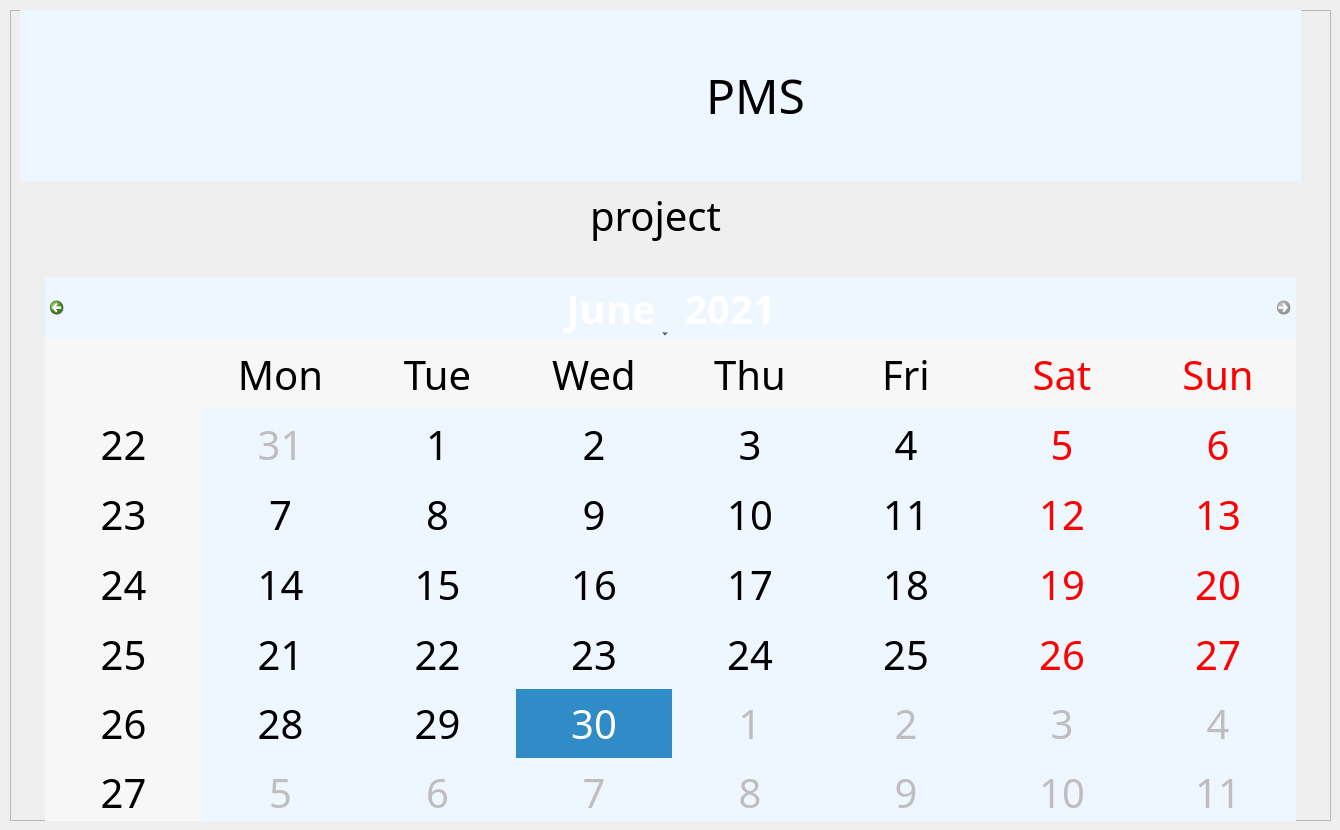
    <widget class="QWidget" name="cal">
     <widget class="QFrame" name="frame_5">
      <property name="geometry">
       <rect>
        <x>10</x>
        <y>10</y>
        <width>1321</width>
        <height>811</height>
       </rect>
      </property>
      <property name="frameShape">
       <enum>QFrame::StyledPanel</enum>
      </property>
      <property name="frameShadow">
       <enum>QFrame::Raised</enum>
      </property>
      <widget class="QLabel" name="projects">
       <property name="geometry">
        <rect>
         <x>10</x>
         <y>170</y>
         <width>1271</width>
         <height>71</height>
        </rect>
       </property>
       <property name="sizePolicy">
        <sizepolicy hsizetype="Expanding" vsizetype="Minimum">
         <horstretch>0</horstretch>
         <verstretch>0</verstretch>
        </sizepolicy>
       </property>
       <property name="font">
        <font>
         <family>Rockwell Condensed</family>
         <pointsize>30</pointsize>
        </font>
       </property>
       <property name="text">
        <string>project</string>
       </property>
       <property name="alignment">
        <set>Qt::AlignCenter</set>
       </property>
      </widget>
      <widget class="QCalendarWidget" name="calendarWidget">
       <property name="geometry">
        <rect>
         <x>35</x>
         <y>267</y>
         <width>1251</width>
         <height>550</height>
        </rect>
       </property>
       <property name="sizePolicy">
        <sizepolicy hsizetype="Expanding" vsizetype="Expanding">
         <horstretch>0</horstretch>
         <verstretch>0</verstretch>
        </sizepolicy>
       </property>
       <property name="font">
        <font>
         <family>Segoe MDL2 Assets</family>
         <pointsize>30</pointsize>
        </font>
       </property>
       <property name="layoutDirection">
        <enum>Qt::LeftToRight</enum>
       </property>
       <property name="styleSheet">
        <string notr="true">background-color: rgb(238, 246, 255);</string>
       </property>
       <property name="maximumDate">
        <date>
         <year>2021</year>
         <month>6</month>
         <day>30</day>
        </date>
       </property>
       <property name="gridVisible">
        <bool>false</bool>
       </property>
      </widget>
      <widget class="QLabel" name="label_37">
       <property name="geometry">
        <rect>
         <x>10</x>
         <y>0</y>
         <width>191</width>
         <height>171</height>
        </rect>
       </property>
       <property name="styleSheet">
        <string notr="true">background-color: rgb(238, 246, 255);</string>
       </property>
       <property name="text">
        <string/>
       </property>
       <property name="pixmap">
        <pixmap>images/yup.png</pixmap>
       </property>
       <property name="scaledContents">
        <bool>true</bool>
       </property>
       <property name="alignment">
        <set>Qt::AlignCenter</set>
       </property>
      </widget>
      <widget class="QLabel" name="label_38">
       <property name="geometry">
        <rect>
         <x>200</x>
         <y>0</y>
         <width>1091</width>
         <height>171</height>
        </rect>
       </property>
       <property name="sizePolicy">
        <sizepolicy hsizetype="Expanding" vsizetype="Preferred">
         <horstretch>0</horstretch>
         <verstretch>0</verstretch>
        </sizepolicy>
       </property>
       <property name="font">
        <font>
         <family>Rockwell Condensed</family>
         <pointsize>36</pointsize>
        </font>
       </property>
       <property name="styleSheet">
        <string notr="true">background-color: rgb(238, 246, 255);</string>
       </property>
       <property name="text">
        <string>PMS</string>
       </property>
       <property name="alignment">
        <set>Qt::AlignCenter</set>
       </property>
      </widget>
     </widget>
    </widget>
